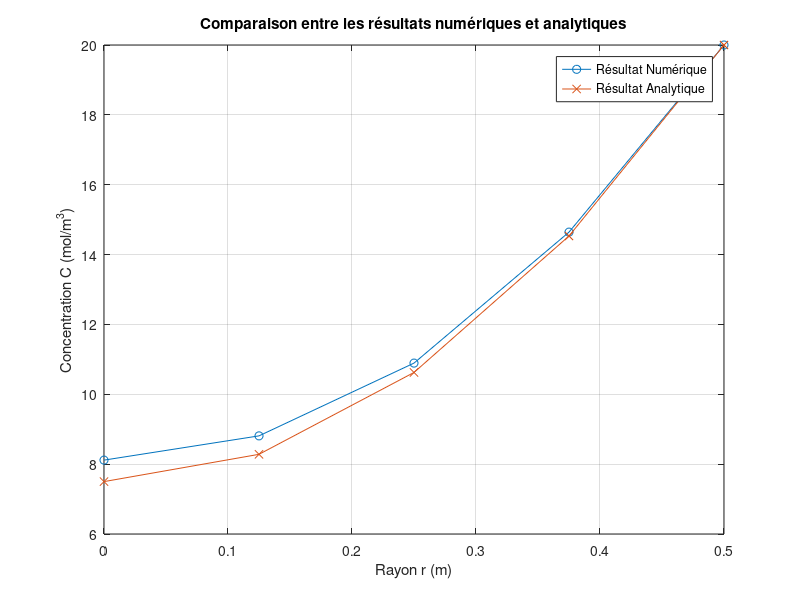

Write MATLAB code to recreate this figure.
%{ 
Ce code permet la résolution de l'équation de diffusion du sel suivant
un modèle stationnaire. 
La discrétisation spatial du pilier est gérable avec le paramètre Ntot,
qualifiant le nombre total de noeuds du système, par défault il est de 5.
Les paramètres liés aux dimensions du pilier et aux concentrations de sels 
sont constants.
%}

%Ce code utilise des schémas d'approximations des dérivées du second ordre
%pour résoudre l'EDP.
clc

% Definition des constantes de l'exercice
Deff = 10^(-10);  
S = 2*10^(-8);
Ce = 20; 
D = 1; 
Rayon = D /2;
alpha = S / Deff;

% Definition du nombre de noeuds de discrétisation
Ntot = 5;

% Calcul du pas de discrétisation dr
dr = Rayon / (Ntot - 1);

%Definition des matrices A et B pour pouvoir calculer A C = B

A = zeros(Ntot-2,Ntot-2);

B = zeros(Ntot-2,1);
    
%Remplissage de A

%Condition limite C1 = C0

A(1, 1) = (1-0.5) -(2*1); % Coefficient pour A_[1,1]
A(1, 1+1) = 1 + 0.5; % Coefficient pour A_[1,2]

%Condition limite CN-1 = CE

 A(Ntot-2,Ntot-2-1) = (Ntot-2)-0.5; % Coefficient pour A_[Ntot-2,Ntot-3]
        
 A(Ntot-2, Ntot-2) = - (2*(Ntot-2)); % Coefficient pour A_[Ntot-2,Ntot-2]
        
%Boucle de remplissage de A
     
for i = 2:Ntot-3

 
        A(i,i-1) = i - 0.5;       % Coefficient pour A_[i,i-1]
        
        A(i, i) = - (2*i); % Coefficient pour A_[i,i]
        
        A(i, i+1) = i + 0.5; % Coefficient pour A_[i,i+1]
        
end


fprintf('Matrice A :\n');
disp(A);


%Remplissage de B

%Condition limite CN-1 = CE avec CE transféré au second membre

B(Ntot-2,1)= alpha * dr * dr * (Ntot-2)-(Ntot-1.5)*Ce;

% Boucle de remplissage de B

for i=1:Ntot-3
B(i,1)= alpha * dr * dr * (i); % Cas global 
end

fprintf('Matrice B :\n');
disp(B);

% Résolution du système 

C = A\B; 

% Concaténation des résultats calculés avec ceux des conditions limites
C0 = -(1/3)*(C(2)-4*C(1));
C = [C0; C; Ce];

fprintf('Les concentrations calculées numériquement sont les suivantes :\n ');
for i = 1:length(C)
    fprintf('C%d : %.4f  ', i-1, C(i));
end


% Définition de la position de chaque noeuds dans le vecteur r
r = linspace(0, Rayon, Ntot);

% Calcul de la concentration avec la solution analytique
C_analytique = (1/4) * (alpha) * Rayon^(2) * ((r.^(2) / Rayon^(2)) - 1) + Ce;

fprintf('\n Les concentrations calculées analytiquement sont les suivantes :\n ');
for i = 1:length(C)
    fprintf('C%d : %.4f  ', i-1, C_analytique(i));
end


% Tracé de la comparaison des concentrations analytiques et numériques
figure;
plot(r, C, '-o', 'DisplayName', 'Résultat Numérique');
hold on;
plot(r, C_analytique, '-x', 'DisplayName', 'Résultat Analytique');
xlabel('Rayon r (m)');
ylabel('Concentration C (mol/m^3)');
title('Comparaison entre les résultats numériques et analytiques');
legend('show');
grid on;




